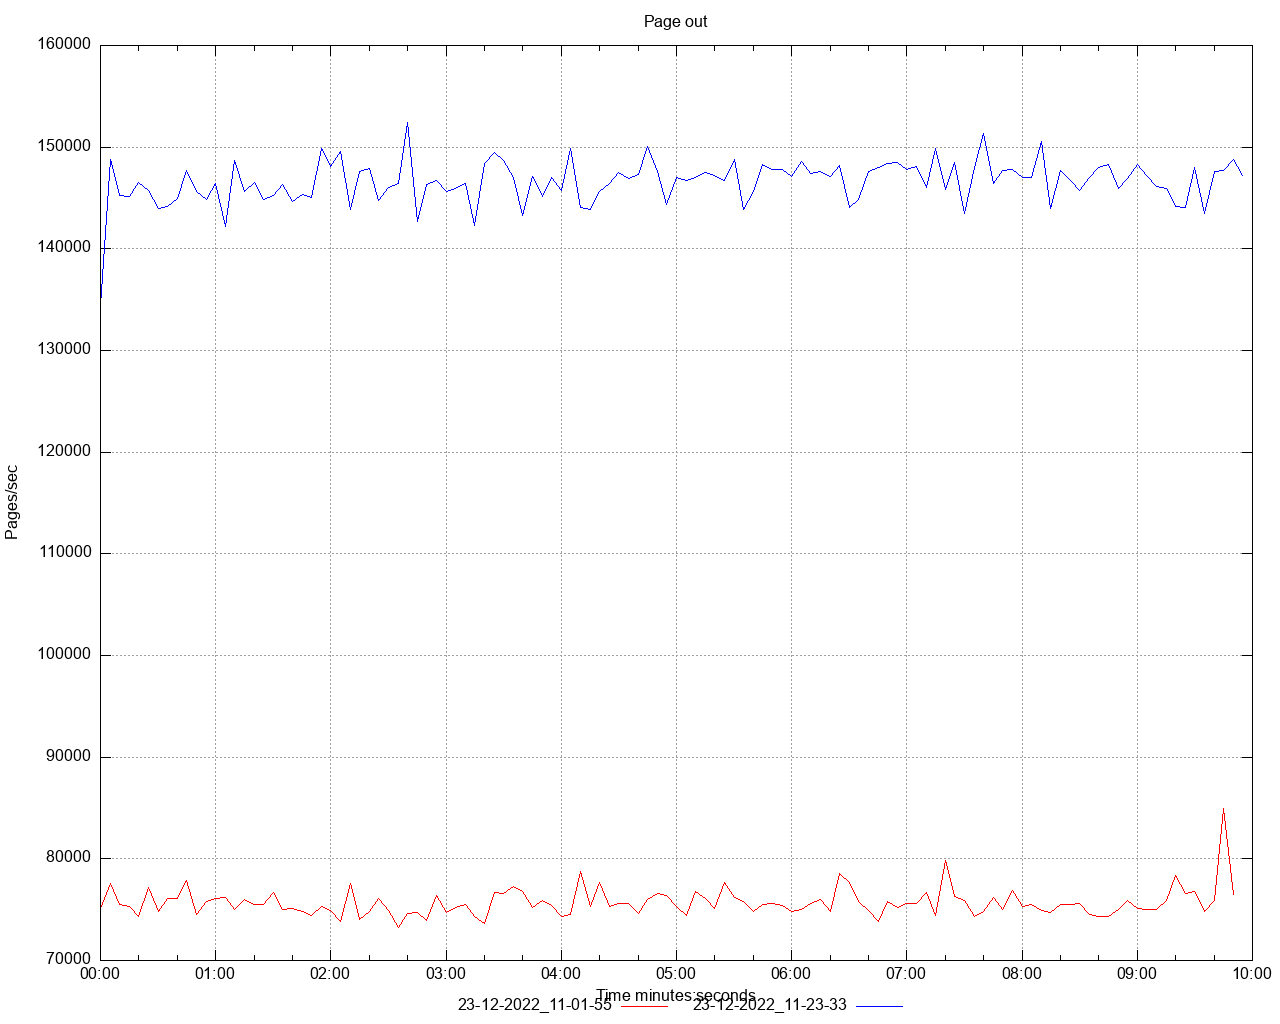

The script that saved this image:
set title 'Page out' noenhanced
set style data lines
set datafile separator ","
set terminal png size 1280,1024
set grid
set key below
set xdata time
set timefmt "%s"
offset = 0
t0(x)=(offset=($0==0) ? x : offset, x - offset)
set xlabel 'Time minutes:seconds'
set ylabel 'Pages/sec'
set output '/Users/ahmet.mircik/Workspace/python/hazelcast-simulator/offload-benchmarks/report/dstat/page_out_A2.png'
plot \
   '/Users/ahmet.mircik/Workspace/python/hazelcast-simulator/offload-benchmarks/report/data/page_out_A2_1.data' using (t0(timecolumn(1))):2 title "23-12-2022_11-01-55" noenhanced lt rgb "red", \
   '/Users/ahmet.mircik/Workspace/python/hazelcast-simulator/offload-benchmarks/report/data/page_out_A2_2.data' using (t0(timecolumn(1))):2 title "23-12-2022_11-23-33" noenhanced lt rgb "blue", \
